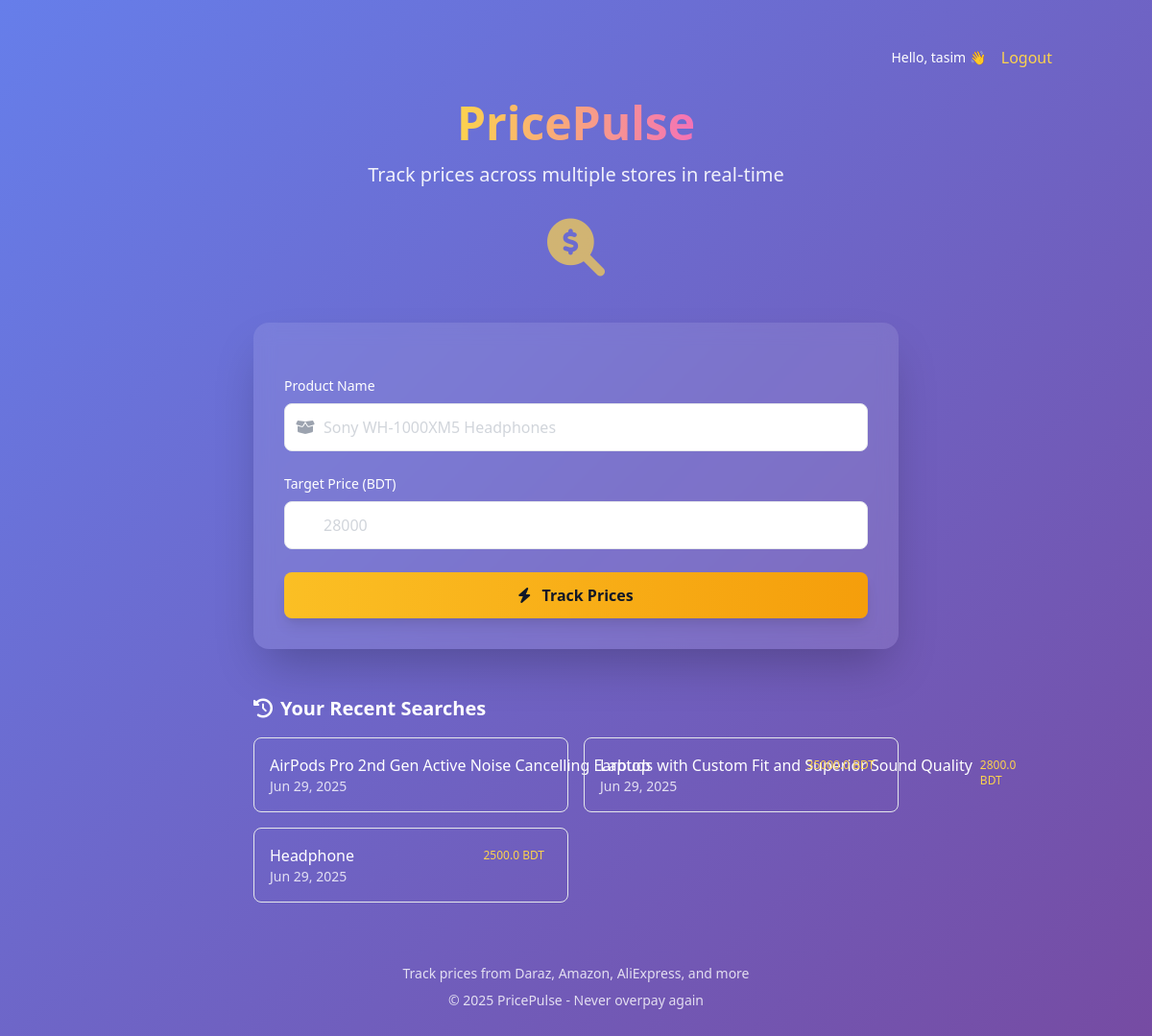
Screenshot of /index (signed in) with the database file from the repository.
### tracker/models.py (models this page shows, shortened)
class ProductSearch(models.Model):
    user = models.ForeignKey(User, on_delete=models.CASCADE, null=True, blank=True)
    name = models.CharField(max_length=255)
    target_price = models.FloatField(validators=[MinValueValidator(0)])
    created_at = models.DateTimeField(auto_now_add=True)
    last_checked = models.DateTimeField(auto_now=True)
    is_active = models.BooleanField(default=True)

### tracker/views.py (the view, shortened to what this page needs)
# urls.py: path('index', views.index, name='index'),
@login_required
def index(request):
    recent_searches = ProductSearch.objects.filter(user=request.user).order_by('-created_at')[:5]
    return render(request, 'tracker/index.html', {'recent_searches': recent_searches})

### tracker/templates/tracker/index.html (shortened to what this page needs)
{% load static %}
<!DOCTYPE html>
<html lang="en">
<head>
    <link href="https://cdn.jsdelivr.net/npm/@animxyz/core@0.6.0/dist/animxyz.min.css" rel="stylesheet">
    <link href="https://cdn.jsdelivr.net/npm/tailwindcss@2.2.19/dist/tailwind.min.css" rel="stylesheet">
    <link rel="stylesheet" href="https://cdnjs.cloudflare.com/ajax/libs/font-awesome/6.0.0-beta3/css/all.min.css">
</head>
<body class="gradient-bg min-h-screen text-white">
    <div class="container mx-auto px-4 py-12 xyz-in" xyz="fade down-1 stagger-1">
        <nav class="flex justify-end items-center space-x-4 mb-8">
            {% if user.is_authenticated %}
                <span class="text-sm">Hello, {{ user.username }} 👋</span>
                <a href="{% url 'logout' %}" class="text-yellow-300 hover:text-yellow-400 font-medium transition">
                    Logout
                </a>
            {% endif %}
        </nav>
        <header class="text-center mb-12 xyz-in" xyz="fade small-100% down-5 duration-10">
            <h1 class="text-4xl md:text-5xl font-bold mb-4">
                <span class="text-transparent bg-clip-text bg-gradient-to-r from-yellow-300 to-pink-400">PricePulse</span>
            </h1>
            <p class="text-xl opacity-90">Track prices across multiple stores in real-time</p>
            <div class="mt-8 animate-float">
                <i class="fas fa-search-dollar text-6xl text-yellow-300 opacity-70"></i>
            </div>
        </header>
        <div class="max-w-2xl mx-auto search-card rounded-2xl p-8 shadow-2xl xyz-in"
             xyz="fade small-100% up-5 duration-10">
            <form method="POST" class="space-y-6">
                <div class="space-y-2">
                    <label class="block text-sm font-medium">Product Name</label>
                    <div class="relative">
                        <div class="absolute inset-y-0 left-0 pl-3 flex items-center pointer-events-none">
                        </div>
                        <input type="text" name="product"
                                class="w-full pl-10 pr-4 py-3 rounded-lg bg-white/10 border border-white/20 focus:outline-none focus:ring-2 focus:ring-yellow-400 focus:border-transparent placeholder-gray-300 text-gray-800"
                                placeholder="Sony WH-1000XM5 Headphones" required>
                    </div>
                </div>
                <div class="space-y-2">
                    <label class="block text-sm font-medium">Target Price (BDT)</label>
                    <div class="relative">
                        <div class="absolute inset-y-0 left-0 pl-3 flex items-center pointer-events-none">
                        </div>
                        <input type="number" name="target"
                            class="w-full pl-10 pr-4 py-3 rounded-lg bg-white/10 border border-white/20 focus:outline-none focus:ring-2 focus:ring-yellow-400 focus:border-transparent placeholder-gray-300 text-gray-800"
                            placeholder="28000" required>
                    </div>
                </div>
                <button type="submit" class="w-full py-3 px-6 bg-gradient-to-r from-yellow-400 to-yellow-500 hover:from-yellow-500 hover:to-yellow-600 rounded-lg font-semibold text-gray-900 transition-all duration-300 transform hover:scale-105 shadow-lg">
                    <i class="fas fa-bolt mr-2"></i> Track Prices
                </button>
            </form>
        </div>
        {% if recent_searches %}
        <div class="max-w-2xl mx-auto mt-12 xyz-in" xyz="fade small-100% up-5 duration-10 delay-3">
            <h3 class="text-xl font-semibold mb-4 flex items-center">
                <i class="fas fa-history mr-2"></i> Your Recent Searches
            </h3>
            <div class="grid grid-cols-1 md:grid-cols-2 gap-4">
                {% for search in recent_searches %}
                <a href="{% url 'results' search.id %}" class="bg-white/10 hover:bg-white/20 p-4 rounded-lg transition-all duration-300 border border-white/10 hover:border-white/20">
                    <div class="flex justify-between items-start">
                        <div>
                            <h4 class="font-medium truncate">{{ search.name }}</h4>
                            <p class="text-sm opacity-80">{{ search.created_at|date:"M d, Y" }}</p>
                        </div>
                        <span class="bg-yellow-400/20 text-yellow-300 px-2 py-1 rounded text-xs font-medium">
                            {{ search.target_price }} BDT
                        </span>
                    </div>
                </a>
                {% endfor %}
            </div>
        </div>
        {% endif %}
        <footer class="mt-16 text-center opacity-80 text-sm xyz-in" xyz="fade small-100% up-5 duration-10 delay-5">
            <p>Track prices from Daraz, Amazon, AliExpress, and more</p>
            <p class="mt-2">© {% now "Y" %} PricePulse - Never overpay again</p>
        </footer>
    </div>
</body>
</html>

### tracker/templates/tracker/index.html (style rules this page uses)
.gradient-bg { background: linear-gradient(135deg, #667eea 0%, #764ba2 100%); }
.search-card { backdrop-filter: blur(10px); background: rgba(255, 255, 255, 0.1); }
.animate-float { animation: float 6s ease-in-out infinite; }

### rows the page displays
ProductSearch: name "AirPods Pro 2nd Gen Active Noise Cancelling Earbuds with Custom Fit and Superior Sound Quality", created_at "Jun 29, 2025", target_price "2800.0"
ProductSearch: name "Laptop", created_at "Jun 29, 2025", target_price "35000.0"
ProductSearch: name "Headphone", created_at "Jun 29, 2025", target_price "2500.0"

### other values shown
{{ user.username }} "tasim"
